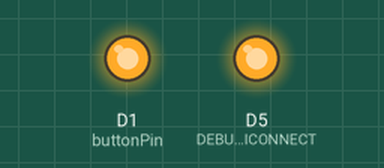
Simulated run of this sketch. Board: ESP8266 (NodeMCU). Parts: output pins drawn as LEDs (lit = HIGH). WiFi joins after 1.5 s; servers stay silent unless stated; the local clock reads 2024-03-15 10:24:30 at power-on unless the sketch sets it; what the sketch prints to the serial monitor is not drawn.

Above: at 2.5 s.
At 5.1 s:
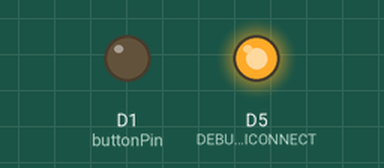
Timing chart, 0 to 7.4 s (numbered marks = the images above):
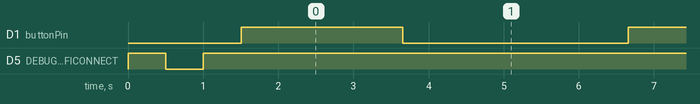

Measured:
- by itself, D1 (buttonPin): alternates HIGH for 2.2 s and LOW for 3.0 s

The sketch:

limit_firebase.ino
```cpp
#include <ESP8266WiFi.h>
#include <FirebaseArduino.h>
#include <time.h>

// Config Firebase
#define FIREBASE_HOST "virpj-5c808.firebaseio.com"
#define FIREBASE_AUTH "rNtv49Y7HgtJOrXB58V0C2uYY9MMEN0EPsRJjV7s"

// Config connect WiFi
// Config connect WiFi
//#define WIFI_SSID "WiFi-NU"
//#define WIFI_PASSWORD ""
#define WIFI_SSID "Lee"
#define WIFI_PASSWORD "60315241"


#define buttonPin D1
int buttonPushCounter = 0;   // counter for the number of button presses

int buttonState = 0;         // current state of the button

int lastButtonState = 0;     // previous state of the button

#define DEBUG_WIFICONNECT 14
#define DEBUG_PUTHDATA 5
// Config time
int timezone = 7;


char ntp_server1[20] = "ntp.ku.ac.th";
char ntp_server2[20] = "fw.eng.ku.ac.th";
char ntp_server3[20] = "time.uni.net.th";

int dst = 0;

void setup() {
  pinMode(buttonPin, INPUT);
  pinMode(DEBUG_WIFICONNECT, OUTPUT);
  pinMode(DEBUG_PUTHDATA, OUTPUT);

  Serial.begin(9600);

  WiFi.mode(WIFI_STA);
  // connect to wifi.
  WiFi.begin(WIFI_SSID, WIFI_PASSWORD);
  Serial.print("connecting");

  while (WiFi.status() != WL_CONNECTED) {
    Serial.print(".");
    digitalWrite(DEBUG_WIFICONNECT, !digitalRead(DEBUG_WIFICONNECT));
    delay(500);
  }
  digitalWrite(DEBUG_WIFICONNECT, HIGH);
  Serial.println();
  Serial.print("connected: ");
  Serial.println(WiFi.localIP());

  configTime(timezone * 3600, dst, ntp_server1, ntp_server2, ntp_server3);
  Serial.println("Waiting for time");
  while (!time(nullptr)) {
    Serial.print(".");
    delay(500);
  }
  Serial.println();
  Serial.println("Now: " + NowString());

  Firebase.begin(FIREBASE_HOST, FIREBASE_AUTH);
}

void loop() {

  buttonState = digitalRead(buttonPin);
    // compare the buttonState to its previous state
    if (buttonState != lastButtonState) {
      // if the state has changed, increment the counter
      if (buttonState == HIGH) {
        // if the current state is HIGH then the button went from off to on:
        buttonPushCounter++;

      } else {
      }
    }
    lastButtonState = buttonState;

//   String data1 = ""+ String(buttonState)+ ", "+  String(buttonPushCounter) + "";
//   Serial.println(data1);


  Serial.println(buttonState);

 Serial.println(buttonPushCounter);

  StaticJsonBuffer<200> jsonBuffer;
  JsonObject& root = jsonBuffer.createObject();

  root["buttonState"] = buttonState;
  root["buttonPushCounter"] = buttonPushCounter;

  root["time"] = NowString();
   root["date"] = NowStringdate();

  digitalWrite(DEBUG_PUTHDATA, HIGH);
  // append a new value to /LM1
  String name = Firebase.push("LM1", root);
  // handle error
  if (Firebase.failed()) {
      Serial.print("pushing /LM1 failed:");
      Serial.println(Firebase.error());
      return;
  }
  Serial.print("pushed: /LM1/");
  Serial.println(name);
  delay(2000);
  digitalWrite(DEBUG_PUTHDATA, LOW);
  delay(3000);
}

String NowString() {
  time_t now = time(nullptr);
  struct tm* newtime = localtime(&now);

  String tmpNow = "";
  tmpNow += String(newtime->tm_hour);
  tmpNow += ":";
  tmpNow += String(newtime->tm_min);
  tmpNow += ":";
  tmpNow += String(newtime->tm_sec);

  return tmpNow;
}
String NowStringdate() {
  time_t now = time(nullptr);
  struct tm* newtime = localtime(&now);

  String tmpNow = "";
  tmpNow += String(newtime->tm_mday);
  tmpNow += "/";
  tmpNow += String(newtime->tm_mon + 1);
  tmpNow += "/";
  tmpNow += String(newtime->tm_year + 1900);
  return tmpNow;
}
```
